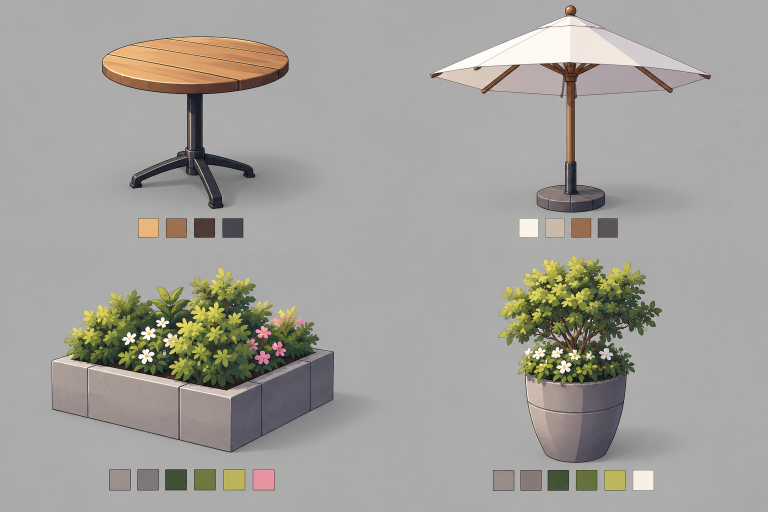
#> input picture docs/vision/asset-studies/sheets/anime_cel/A-terrace/r001/image.png, 1536 x 1024 px, found by its file name (shown at 1/2 size)
$ python compare.py
#> lines starting #> are read from the running program, lines starting #| are printed output that depends on the picture
"""Puts the composition renders beside the matching 02-voxel sheet panels
(city perspectives r004: top-down, diagonal, street) in
previews/compare.png. Run compose.py first.

python3 city/tools/styles/voxel/compare.py
"""
from pathlib import Path

from PIL import Image, ImageDraw

HERE = Path(__file__).resolve().parent
PREVIEWS = HERE / "previews"
SHEET = HERE.parents[3] / "docs" / "vision" / "style-studies" / "styles" / "02-voxel" / "sheets" / \
    "00-city-perspectives" / "r004" / "image.png"
# Panel boxes on the 1536 x 1024 sheet.
PANELS = {"topdown": (776, 36, 1528, 498), "diagonal": (10, 536, 760, 985), "street": (776, 536, 1528, 985)}


def main():
    sheet = Image.open(SHEET).convert("RGB")
#> sheet is the input picture: PIL image 1536x1024 RGB; mean R, G, B 162.8, 160.3, 155.2
    w, h = 750, 460
    out = Image.new("RGB", (2 * w + 30, len(PANELS) * (h + 26) + 10), (250, 246, 236))
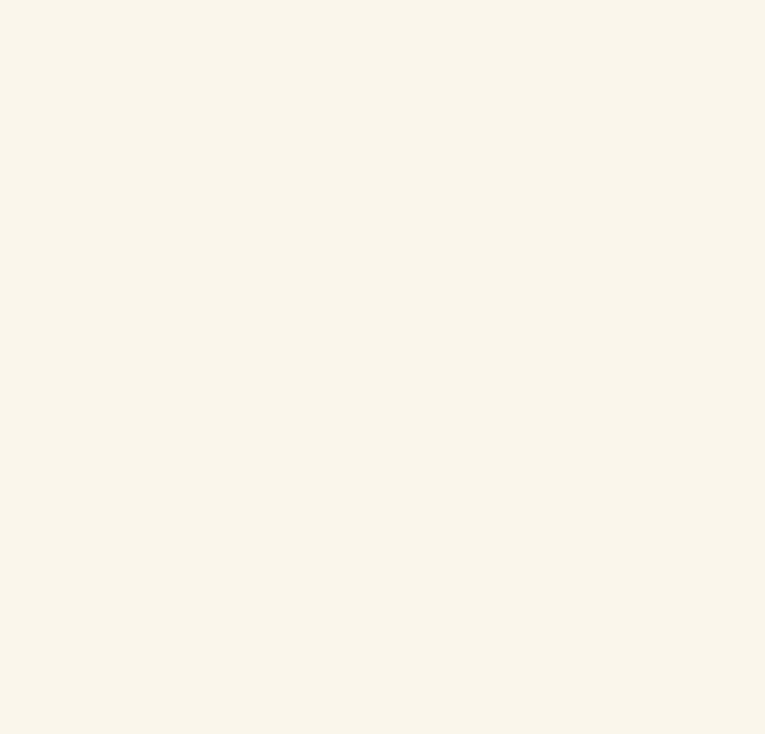
#> out: PIL image 1530x1468 RGB (shown at 1/2 size); mean R, G, B 250, 246, 236
    draw = ImageDraw.Draw(out)
    for row, (view, box) in enumerate(PANELS.items()):
        y = 10 + row * (h + 26)
        ref = sheet.crop(box).resize((w, h))
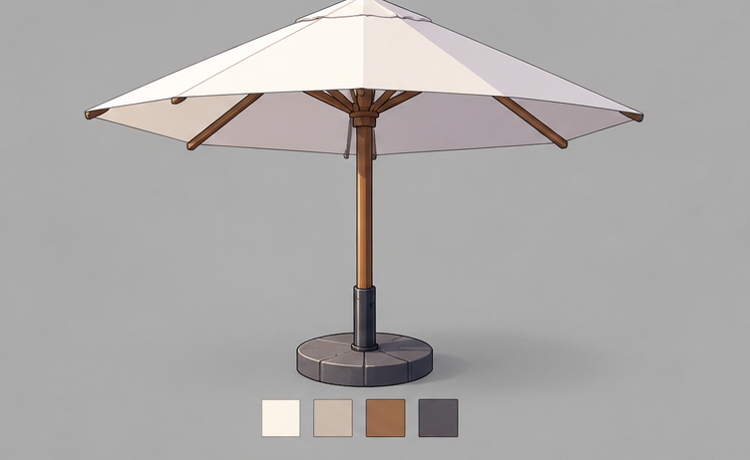
#> ref: PIL image 750x460 RGB; mean R, G, B 173.6, 170.8, 169.9
#> (the run stopped early here; a loop or call above may not have finished)
